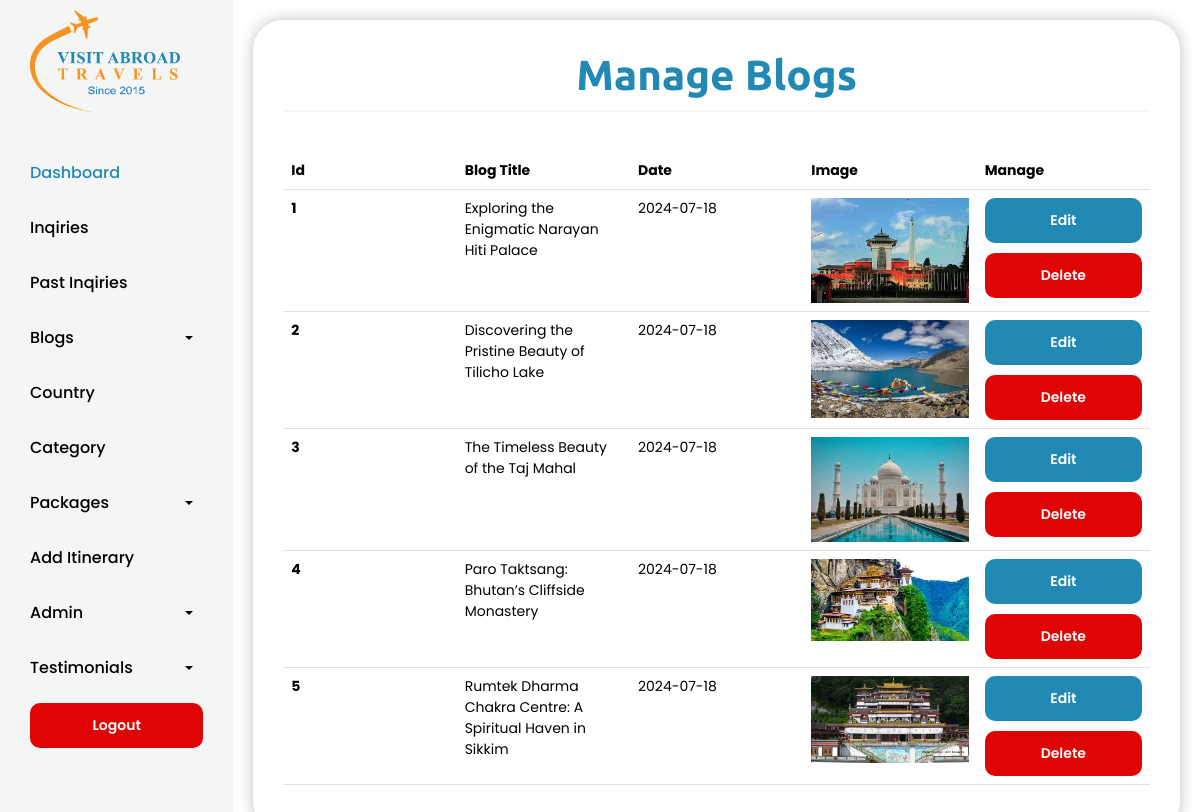
Screenshot of /admin/manage_blogs.php (signed in) with the database file from the repository.
### tables this page shows
CREATE TABLE `blog` (
  `id` int(11) NOT NULL,
  `title` varchar(155) NOT NULL,
  `date` date NOT NULL,
  `image` varchar(155) NOT NULL,
  `content` longtext NOT NULL
);

### admin/manage_blogs.php (the view, shortened to what this page needs)
<?php include 'includes/header.php'; ?>
<section class="backend-page ">
  <?php include 'includes/nav.php'; ?>
  <div class="page">
    <h2 class="section-heading">Manage Blogs</h2>
    <div class="inquiries_content">
      <table class="table table-hover">
        <thead>
          <tr>
            <th scope="col">Id</th>
            <th scope="col">Blog Title</th>
            <th scope="col">Date</th>
            <th scope="col">Image</th>
            <th scope="col">Manage</th>
          </tr>
        </thead>
        <tbody>
          <?php
          $sql = "SELECT * FROM blog";
          $result = mysqli_query($conn, $sql);
          $count = mysqli_num_rows($result);
          $sn = 1;
          if ($count > 0) {
            while ($row = mysqli_fetch_assoc($result)) {
              $id = $row['id'];
              $title = $row['title'];
              $date = $row['date'];
              $image = $row['image'];
          ?>
              <tr>
                <th scope="row"><?php echo $sn++; ?></th>
                <td><?php echo ucfirst($title)  ?></td>
                <td><?php echo $date ?></td>
                <td> <img src="./blog/img/<?php echo $image ?>" alt=""> </td>
                <td class="btn-row ">
                  <a href="<?php echo SITEURL; ?>admin/edit_blogs.php?id=<?php echo $id; ?>" class="btn-done">Edit</a>
                  <a href="<?php echo SITEURL; ?>admin/delete_blogs.php?id=<?php echo $id; ?>&image=<?php echo $image ?>" class="btn-red">Delete</a>
                </td>
              </tr>
          <?php
            }
          }
          ?>
        </tbody>
      </table>
    </div>
  </div>
</section>
<?php include 'includes/footer.php'; ?>

### css/style.css (style rules this page uses)
body, p, a { font-size: 14px; font-style: normal; font-weight: 400; font-family: "Poppins", sans-serif; }
h1, .h1, h2, .h2, h3, .h3, h4, .h4, h5, .h5, h6 { font-family: "Ubuntu", sans-serif; font-weight: 600; margin: 0; padding: 0; color: #000000; }
img { width: 100%; transition: 0.4s all; }
a { color: #757272; font-size: 16px; font-weight: 500; font-family: "Poppins", sans-serif; text-decoration: none; display: block; overflow: hidden; transition: 0.4s all; }
section { position: relative; }
.section-heading { font-size: 42px; font-family: "Ubuntu", sans-serif; color: #000000; font-weight: 800; margin-bottom: 20px; }
.btn-done { font-size: 14px; background-color: #2189b3; color: #fff; padding: 10px 15px; border-radius: 10px; text-align: center; font-weight: 600; border: 2px solid #2189b3; transition: 0.3s ease-in-out; }
.btn-red { font-size: 14px; background-color: rgb(223, 5, 5); color: #fff; padding: 10px 15px; border-radius: 10px; text-align: center; font-weight: 600; border: 2px solid rgb(223, 5, 5); transition: 0.3s ease-in-out; }
.backend-page { display: flex; justify-content: space-between; }
.backend-page .page { width: 80%; height: calc(100vh - 40px); margin: 20px; box-shadow: 0 0 15px rgba(1, 3, 26, 0.247); overflow-y: auto; overflow-x: hidden; border-radius: 30px; padding: 30px; }
.backend-page .page .section-heading { color: #2189b3; font-family: "Ubuntu", sans-serif; border-bottom: 2px solid #F4F5F5; padding-bottom: 10px; text-align: center; margin-bottom: 40px; }
.inquiries_content table { table-layout: fixed; overflow-wrap: break-word; }
.inquiries_content table .btn-row .btn-done { margin-bottom: 10px; }

### rows the page displays
blog: title "Exploring the Enigmatic Narayan Hiti Palace", date "2024-07-18", image (picture)
blog: title "Discovering the Pristine Beauty of Tilicho Lake", date "2024-07-18", image (picture)
blog: title "The Timeless Beauty of the Taj Mahal", date "2024-07-18", image (picture)
blog: title "Paro Taktsang: Bhutan’s Cliffside Monastery", date "2024-07-18", image (picture)
blog: title "Rumtek Dharma Chakra Centre: A Spiritual Haven in Sikkim", date "2024-07-18", image (picture)
